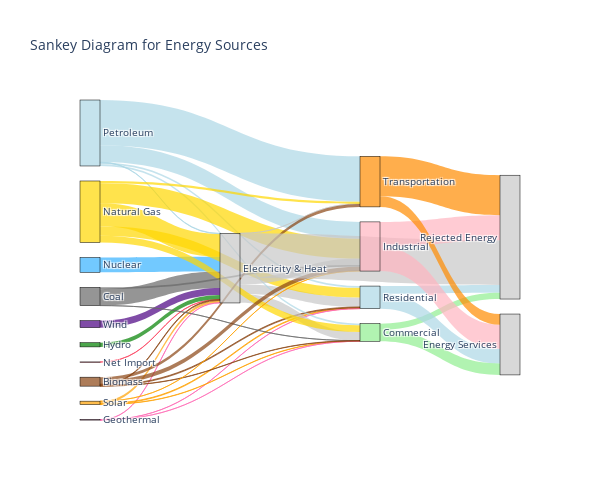

Notebook source saved alongside this figure:
### Code cell
# 노드 및 링크 데이터 준비
# 고유한 'to' 노드를 포함하여 모든 노드를 정의합니다.
to_nodes = df["Sankey demo series (to)"].unique().tolist()
labels = df["Sankey demo series (from)"].tolist() + to_nodes

# 출발 노드 인덱스 (source)
source_indices = df["Sankey demo series (from)"].map(lambda x: labels.index(x)).tolist()

# 도착 노드 인덱스 (target)
target_indices = [labels.index(to_node) for to_node in df["Sankey demo series (to)"]]

# 링크의 가중치
values = df["Sankey demo series (weight)"].tolist()

# 색상 정의
color_dict = {
    'Net Import': 'rgba(252,65,94,0.7)',   # Red
    'Solar': 'rgba(255,162,0,0.7)',        # Orange
    'Nuclear': 'rgba(55,178,255,0.7)',     # Light Blue
    'Hydro': 'rgba(0,128,0,0.7)',          # Green
    'Wind': 'rgba(75,0,130,0.7)',          # Indigo
    'Geothermal': 'rgba(255,105,180,0.7)', # Hot Pink
    'Natural Gas': 'rgba(255,215,0,0.7)',  # Gold
    'Coal': 'rgba(105,105,105,0.7)',       # Dim Gray
    'Biomass': 'rgba(139,69,19,0.7)',      # Saddle Brown
    'Petroleum': 'rgba(173,216,230,0.7)',  # Pastel Blue
    'Electricity & Heat': 'rgba(200,200,200,0.7)',  # Gray for target node
    'Residential': 'rgba(173,216,230,0.7)', # Light Blue for Residential
    'Commercial': 'rgba(144,238,144,0.7)',  # Light Green for Commercial
    'Industrial': 'rgba(255,182,193,0.7)',   # Light Pink for Industrial
    'Transportation': 'rgba(255,140,0,0.7)'  # Dark Orange for Transportation
}

# 노드 색상 리스트 생성
node_colors = [color_dict.get(label, 'rgba(200,200,200,0.7)') for label in labels]

# 링크 색상 리스트 생성 (출발 노드에 따라 색상 결정)
link_colors = [color_dict[df["Sankey demo series (from)"].iloc[i]] for i in range(len(df))]

# Sankey 다이어그램 생성
fig = go.Figure(
    data=[
        go.Sankey(
            node={
                "pad": 15,
                "thickness": 20,
                "line": {"color": "black", "width": 0.5},
                "label": labels,
                "color": node_colors,
            },
            link={
                "source": source_indices,
                "target": target_indices,
                "value": values,
                "color": link_colors,  # 링크 색상 적용
            },
        )
    ]
)


# 레이아웃 업데이트
fig.update_layout(
    title_text="Sankey Diagram for Energy Sources",
    font_size=10,
    width=600, height=500,
    )

# 다이어그램 표시
fig.show()

### Figure 1 — Plotly figure (JSON) as saved in the notebook; plotly's stock layout.template omitted (floating-point values rounded to 4 significant figures)
{"data": [{"link": {"color": ["rgba(252,65,94,0.7)", "rgba(255,162,0,0.7)", "rgba(55,178,255,0.7)", "rgba(0,128,0,0.7)", "rgba(75,0,130,0.7)", "rgba(255,105,180,0.7)", "rgba(255,215,0,0.7)", "rgba(105,105,105,0.7)", "rgba(139,69,19,0.7)", "rgba(173,216,230,0.7)", "rgba(200,200,200,0.7)", "rgba(255,162,0,0.7)", "rgba(255,105,180,0.7)", "rgba(255,215,0,0.7)", "rgba(139,69,19,0.7)", "rgba(173,216,230,0.7)", "rgba(200,200,200,0.7)", "rgba(255,162,0,0.7)", "rgba(255,105,180,0.7)", "rgba(255,215,0,0.7)", "rgba(105,105,105,0.7)", "rgba(139,69,19,0.7)", "rgba(173,216,230,0.7)", "rgba(200,200,200,0.7)", "rgba(255,162,0,0.7)", "rgba(255,215,0,0.7)", "rgba(105,105,105,0.7)", "rgba(139,69,19,0.7)", "rgba(173,216,230,0.7)", "rgba(200,200,200,0.7)", "rgba(255,215,0,0.7)", "rgba(139,69,19,0.7)", "rgba(173,216,230,0.7)", "rgba(200,200,200,0.7)", "rgba(173,216,230,0.7)", "rgba(144,238,144,0.7)", "rgba(255,182,193,0.7)", "rgba(255,140,0,0.7)", "rgba(173,216,230,0.7)", "rgba(144,238,144,0.7)", "rgba(255,182,193,0.7)", "rgba(255,140,0,0.7)"], "source": [0, 1, 2, 3, 4, 5, 6, 7, 8, 9, 10, 1, 5, 6, 8, 9, 10, 1, 5, 6, 7, 8, 9, 10, 1, 6, 7, 8, 9, 10, 6, 8, 9, 10, 34, 35, 36, 37, 34, 35, 36, 37], "target": [10, 10, 10, 10, 10, 10, 10, 10, 10, 10, 34, 34, 34, 34, 34, 34, 35, 35, 35, 35, 35, 35, 35, 36, 36, 36, 36, 36, 36, 37, 37, 37, 37, 47, 47, 47, 47, 47, 48, 48, 48, 48], "value": [0.14, 1.28, 8.05, 2.31, 3.84, 0.15, 12.5, 8.9, 0.41, 0.24, 5.19, 0.4, 0.04, 5.17, 0.48, 0.98, 4.69, 0.16, 0.02, 3.65, 0.02, 0.15, 0.88, 3.44, 0.04, 10.8, 0.99, 2.27, 9.13, 0.02, 1.29, 1.57, 24.6, 24.3, 4.29, 3.35, 13.6, 21.7, 7.97, 6.22, 13.1, 5.77]}, "node": {"color": ["rgba(252,65,94,0.7)", "rgba(255,162,0,0.7)", "rgba(55,178,255,0.7)", "rgba(0,128,0,0.7)", "rgba(75,0,130,0.7)", "rgba(255,105,180,0.7)", "rgba(255,215,0,0.7)", "rgba(105,105,105,0.7)", "rgba(139,69,19,0.7)", "rgba(173,216,230,0.7)", "rgba(200,200,200,0.7)", "rgba(255,162,0,0.7)", "rgba(255,105,180,0.7)", "rgba(255,215,0,0.7)", "rgba(139,69,19,0.7)", "rgba(173,216,230,0.7)", "rgba(200,200,200,0.7)", "rgba(255,162,0,0.7)", "rgba(255,105,180,0.7)", "rgba(255,215,0,0.7)", "rgba(105,105,105,0.7)", "rgba(139,69,19,0.7)", "rgba(173,216,230,0.7)", "rgba(200,200,200,0.7)", "rgba(255,162,0,0.7)", "rgba(255,215,0,0.7)", "rgba(105,105,105,0.7)", "rgba(139,69,19,0.7)", "rgba(173,216,230,0.7)", "rgba(200,200,200,0.7)", "rgba(255,215,0,0.7)", "rgba(139,69,19,0.7)", "rgba(173,216,230,0.7)", "rgba(200,200,200,0.7)", "rgba(173,216,230,0.7)", "rgba(144,238,144,0.7)", "rgba(255,182,193,0.7)", "rgba(255,140,0,0.7)", "rgba(173,216,230,0.7)", "rgba(144,238,144,0.7)", "rgba(255,182,193,0.7)", "rgba(255,140,0,0.7)", "rgba(200,200,200,0.7)", "rgba(173,216,230,0.7)", "rgba(144,238,144,0.7)", "rgba(255,182,193,0.7)", "rgba(255,140,0,0.7)", "rgba(200,200,200,0.7)", "rgba(200,200,200,0.7)"], "label": ["Net Import", "Solar", "Nuclear", "Hydro", "Wind", "Geothermal", "Natural Gas", "Coal", "Biomass", "Petroleum", "Electricity & Heat", "Solar", "Geothermal", "Natural Gas", "Biomass", "Petroleum", "Electricity & Heat", "Solar", "Geothermal", "Natural Gas", "Coal", "Biomass", "Petroleum", "Electricity & Heat", "Solar", "Natural Gas", "Coal", "Biomass", "Petroleum", "Electricity & Heat", "Natural Gas", "Biomass", "Petroleum", "Electricity & Heat", "Residential", "Commercial", "Industrial", "Transportation", "Residential", "Commercial", "Industrial", "Transportation", "Electricity & Heat", "Residential", "Commercial", "Industrial", "Transportation", "Rejected Energy", "Energy Services"], "line": {"color": "black", "width": 0.5}, "pad": 15, "thickness": 20}, "type": "sankey"}], "layout": {"font": {"size": 10}, "height": 500, "title": {"text": "Sankey Diagram for Energy Sources"}, "width": 600}}
